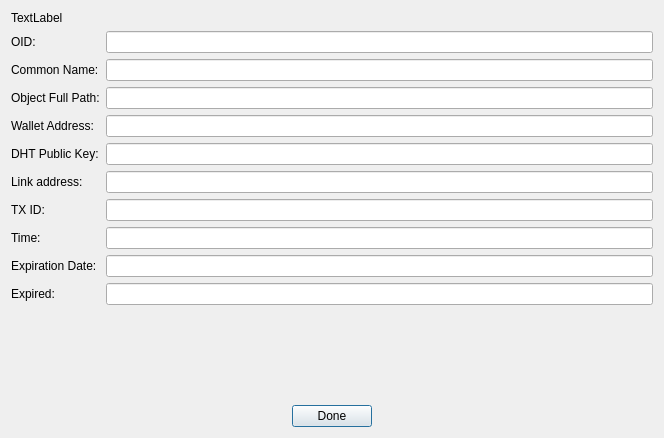
<?xml version="1.0" encoding="UTF-8"?>
<ui version="4.0">
 <class>BdapUserDetailDialog</class>
 <widget class="QDialog" name="BdapUserDetailDialog">
  <property name="geometry">
   <rect>
    <x>0</x>
    <y>0</y>
    <width>664</width>
    <height>438</height>
   </rect>
  </property>
  <property name="windowTitle">
   <string>BDAP User Detail</string>
  </property>
  <property name="BDAP User Detail" stdset="0">
   <string>Form</string>
  </property>
  <layout class="QGridLayout" name="gridLayout">
   <item row="0" column="0">
    <layout class="QVBoxLayout" name="verticalLayout">
     <item>
      <widget class="QLabel" name="labelinfoHeader">
       <property name="text">
        <string>TextLabel</string>
       </property>
       <property name="wordWrap">
        <bool>true</bool>
       </property>
      </widget>
     </item>
     <item>
      <layout class="QFormLayout" name="formLayout">
       <property name="fieldGrowthPolicy">
        <enum>QFormLayout::ExpandingFieldsGrow</enum>
       </property>
       <item row="1" column="0">
        <widget class="QLabel" name="label">
         <property name="text">
          <string>Common Name:</string>
         </property>
        </widget>
       </item>
       <item row="1" column="1">
        <widget class="QLineEdit" name="lineEditCommonName">
         <property name="readOnly">
          <bool>true</bool>
         </property>
        </widget>
       </item>
       <item row="2" column="0">
        <widget class="QLabel" name="label_2">
         <property name="text">
          <string>Object Full Path:</string>
         </property>
        </widget>
       </item>
       <item row="2" column="1">
        <widget class="QLineEdit" name="lineEditPath">
         <property name="readOnly">
          <bool>true</bool>
         </property>
        </widget>
       </item>
       <item row="3" column="0">
        <widget class="QLabel" name="label_3">
         <property name="text">
          <string>Wallet Address:</string>
         </property>
        </widget>
       </item>
       <item row="3" column="1">
        <widget class="QLineEdit" name="lineEditWalletAddress">
         <property name="readOnly">
          <bool>true</bool>
         </property>
        </widget>
       </item>
       <item row="4" column="0">
        <widget class="QLabel" name="label_4">
         <property name="text">
          <string>DHT Public Key:</string>
         </property>
        </widget>
       </item>
       <item row="4" column="1">
        <widget class="QLineEdit" name="lineEditPublicKey">
         <property name="readOnly">
          <bool>true</bool>
         </property>
        </widget>
       </item>
       <item row="5" column="0">
        <widget class="QLabel" name="label_5">
         <property name="text">
          <string>Link address:</string>
         </property>
        </widget>
       </item>
       <item row="5" column="1">
        <widget class="QLineEdit" name="lineEditLinkAddress">
         <property name="readOnly">
          <bool>true</bool>
         </property>
        </widget>
       </item>
       <item row="6" column="0">
        <widget class="QLabel" name="label_6">
         <property name="text">
          <string>TX ID:</string>
         </property>
        </widget>
       </item>
       <item row="6" column="1">
        <widget class="QLineEdit" name="lineEditTXID">
         <property name="readOnly">
          <bool>true</bool>
         </property>
        </widget>
       </item>
       <item row="7" column="0">
        <widget class="QLabel" name="label_7">
         <property name="text">
          <string>Time:</string>
         </property>
        </widget>
       </item>
       <item row="7" column="1">
        <widget class="QLineEdit" name="lineEditTime">
         <property name="readOnly">
          <bool>true</bool>
         </property>
        </widget>
       </item>
       <item row="8" column="0">
        <widget class="QLabel" name="label_8">
         <property name="text">
          <string>Expiration Date:</string>
         </property>
        </widget>
       </item>
       <item row="8" column="1">
        <widget class="QLineEdit" name="lineEditExpirationDate">
         <property name="readOnly">
          <bool>true</bool>
         </property>
        </widget>
       </item>
       <item row="9" column="0">
        <widget class="QLabel" name="label_9">
         <property name="text">
          <string>Expired:</string>
         </property>
        </widget>
       </item>
       <item row="9" column="1">
        <widget class="QLineEdit" name="lineEditExpired">
         <property name="readOnly">
          <bool>true</bool>
         </property>
        </widget>
       </item>
       <item row="0" column="0">
        <widget class="QLabel" name="label_10">
         <property name="text">
          <string>OID:</string>
         </property>
        </widget>
       </item>
       <item row="0" column="1">
        <widget class="QLineEdit" name="lineEditOID"/>
       </item>
      </layout>
     </item>
     <item>
      <spacer name="verticalSpacer">
       <property name="orientation">
        <enum>Qt::Vertical</enum>
       </property>
       <property name="sizeHint" stdset="0">
        <size>
         <width>20</width>
         <height>40</height>
        </size>
       </property>
      </spacer>
     </item>
     <item>
      <layout class="QHBoxLayout" name="horizontalLayout">
       <item>
        <spacer name="horizontalSpacer">
         <property name="orientation">
          <enum>Qt::Horizontal</enum>
         </property>
         <property name="sizeHint" stdset="0">
          <size>
           <width>40</width>
           <height>20</height>
          </size>
         </property>
        </spacer>
       </item>
       <item>
        <widget class="QPushButton" name="pushButtonOK">
         <property name="sizePolicy">
          <sizepolicy hsizetype="Fixed" vsizetype="Fixed">
           <horstretch>0</horstretch>
           <verstretch>0</verstretch>
          </sizepolicy>
         </property>
         <property name="text">
          <string>Done</string>
         </property>
         <property name="icon">
          <iconset resource="../dynamic.qrc">
           <normaloff>:/icons/drk/transaction_confirmed</normaloff>:/icons/drk/transaction_confirmed</iconset>
         </property>
        </widget>
       </item>
       <item>
        <spacer name="horizontalSpacer_2">
         <property name="orientation">
          <enum>Qt::Horizontal</enum>
         </property>
         <property name="sizeHint" stdset="0">
          <size>
           <width>40</width>
           <height>20</height>
          </size>
         </property>
        </spacer>
       </item>
      </layout>
     </item>
    </layout>
   </item>
  </layout>
 </widget>
 <resources>
  <include location="../dynamic.qrc"/>
 </resources>
 <connections/>
</ui>
